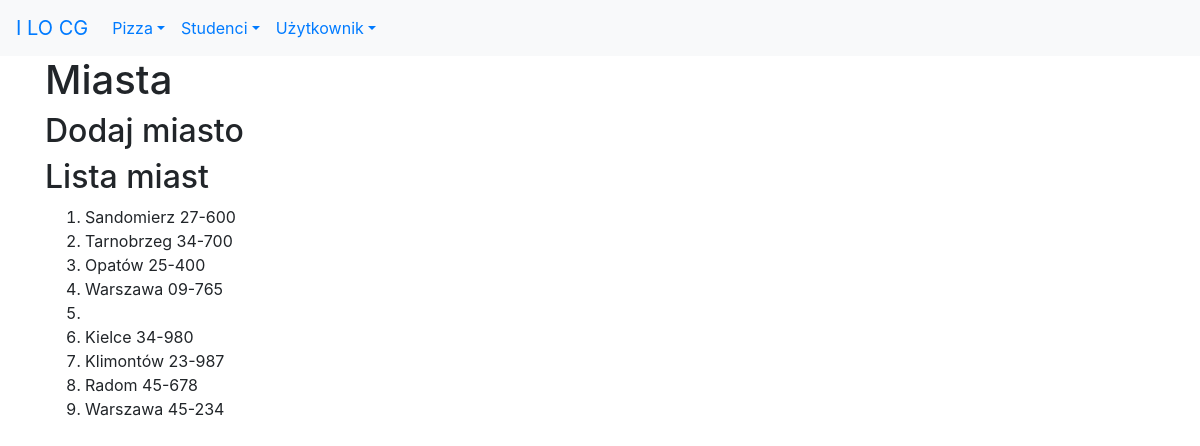
/studenci/miasta/, run on the app's committed database.
### studenci/models.py (models this page shows, shortened)
class Miasto(models.Model):
    nazwa = models.CharField(verbose_name='miasto', max_length=30)
    kod = models.CharField(max_length=6, help_text="Wpisz kod pocztowy")
    class Meta:
        verbose_name_plural = "miasta"

### studenci/views.py (the view)
# urls.py: path('miasta/', views.miasta, name='miasta'),
def miasta(request):
    if request.method == 'POST':
        form = MiastoForm(request.POST)
        if form.is_valid():
            m = Miasto(nazwa=form.cleaned_data['nazwa'], kod=form.cleaned_data['kod'])
            m.save()
            messages.success(request, "Poprawnie dodano dane!")
            return redirect(reverse('studenci:miasta'))
        else:
            messages.error(request, "Niepoprawne dane!")
    else:
        form = MiastoForm()
    miasta = Miasto.objects.all()
    kontekst = {'miasta': miasta, 'form': form}
    return render(request, 'studenci/miasta.html', kontekst)

### studenci/templates/studenci/miasta.html (shortened to what this page needs)
{% extends 'szablon.html' %}
{% block naglowek %}Miasta{% endblock naglowek %}
{% block tresc %}
<h2>Dodaj miasto</h2>
<h2>Lista miast</h2>
<ol>
    {% for miasto in miasta %}
        <li>{{ miasto.nazwa }}&nbsp;{{ miasto.kod }}</li>
    {% endfor %}
</ol>
{% endblock tresc %}

### data on the page
Miasto: nazwa "Sandomierz", kod "27-600"
Miasto: nazwa "Tarnobrzeg", kod "34-700"
Miasto: nazwa "Opatów", kod "25-400"
Miasto: nazwa "Warszawa", kod "09-765"
Miasto: nazwa "Kielce", kod "34-980"
Miasto: nazwa "Klimontów", kod "23-987"
Miasto: nazwa "Radom", kod "45-678"
Miasto: nazwa "Warszawa", kod "45-234"
